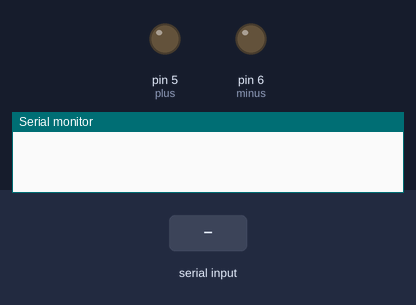
The sketch below on a simulated Arduino Uno, built with avr-gcc and run on an emulated ATmega328P. Shown: output pins drawn as LEDs (lit = HIGH), the last lines printed to the serial monitor. The test bench sets the inputs (shaded band).

Above: at 1.2 s.
1.3 s: "jos" received over Serial
At 2.8 s:
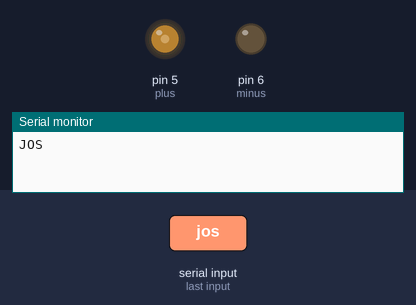
3.8 s: "sus" received over Serial
At 5.9 s:
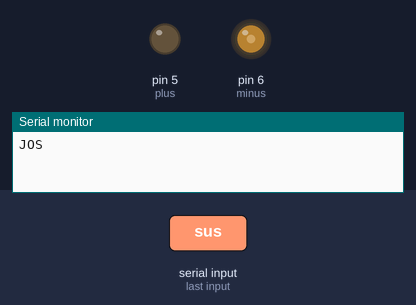
Timing chart, 0 to 7.4 s (numbered marks = the images above; inputs shaded):
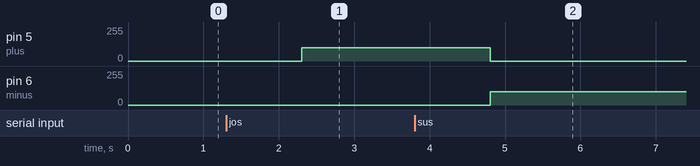

Measured:
- after the input at 1.3 s, pin 5 (plus): 0/255 → 100/255 after 1.0 s
- after the input at 3.8 s, pin 5 (plus): 100/255 → 0/255 after 1.0 s; pin 6 (minus): 0/255 → 100/255 after 1.0 s

The sketch:

macheta.ino
```cpp
int plus = 5;
int minus = 6;


void setup() {
  Serial.begin(9600);
  pinMode(plus, OUTPUT);
  pinMode(minus, OUTPUT);
}

void loop() {
  String serial = "";
  while (Serial.available() > 0) {
    serial = Serial.readString();
    if (serial == "jos") {
      Serial.println("JOS");
      analogWrite(plus,100);
      digitalWrite(minus, LOW);
      delay(1500);
    }
    if (serial == "stop") {
      digitalWrite(plus, LOW);
      digitalWrite(minus, LOW);

    }
    if (serial == "sus") {
      digitalWrite(plus, LOW);
      analogWrite(minus, 100);
    }
  }
}
```
